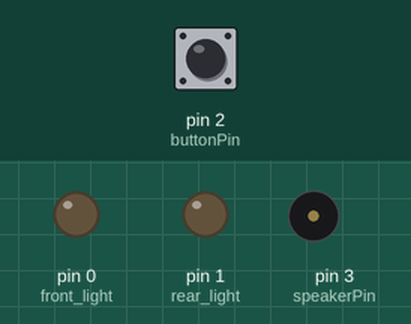
Simulated run of this sketch. Board: Arduino Uno, built with avr-gcc and run on an emulated ATmega328P. On the bench: output pins drawn as LEDs (lit = HIGH), buzzer (waves = sounding). The inputs (shaded band) are chosen by the test bench; at power-on: pin 2 (buttonPin) LOW.

Above: at 1.2 s.
1.3 s: pin 2 (buttonPin) pulled HIGH for 0.15 s
At 2.3 s:
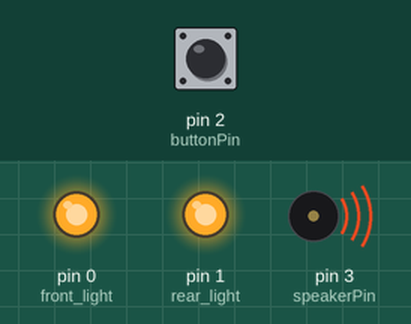
3.3 s: pin 2 (buttonPin) pulled HIGH for 1 s
At 5.3 s:
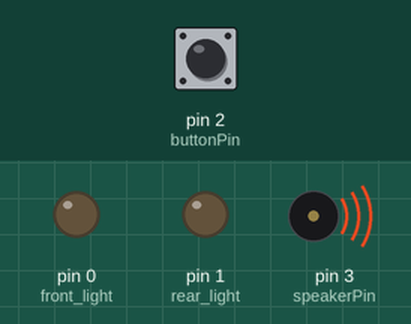
6.3 s: pin 2 (buttonPin) pulled HIGH for 3.2 s
At 6.9 s:
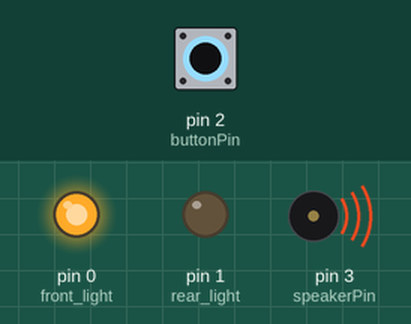
Timing chart, 0 to 11.4 s (numbered marks = the images above; inputs shaded):
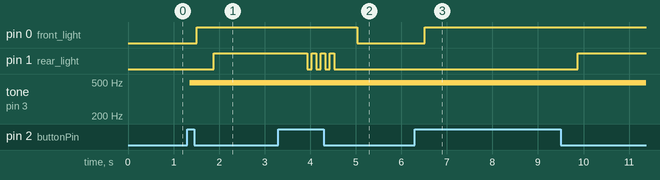

Measured:
- after the input at 1.3 s, pin 0 (front_light): LOW → HIGH after 0.21 s; pin 1 (rear_light): LOW → HIGH after 0.58 s; tone on pin 3 (speakerPin): silent → 490 Hz after 0.05 s
- after the input at 3.3 s, pin 0 (front_light): HIGH → LOW after 1.7 s; pin 1 (rear_light): alternates HIGH for 0.10 s and LOW for 0.10 s, 7 changes in all, then stays LOW, starting after 0.63 s
- after the input at 6.3 s, pin 0 (front_light): LOW → HIGH after 0.21 s; pin 1 (rear_light): LOW → HIGH after 3.6 s

The sketch:

hatLED.ino
```cpp
// constants won't change. They're used here to set pin numbers:

const int front_light = 0;      // the number of the LED pin
const int rear_light = 1;      // the number of the LED pin
const int buttonPin = 2;    // the number of the pushbutton pin
const int speakerPin = 3;    // the number of the speaker pin

int counter = 0;

// Variables will change:
int ledState = HIGH;         // the current state of the output pin
int buttonState;             // the current reading from the input pin
int lastButtonState = LOW;   // the previous reading from the input pin

// the following variables are unsigned longs because the time, measured in
// milliseconds, will quickly become a bigger number than can be stored in an int.
unsigned long lastDebounceTime = 0;  // the last time the output pin was toggled
unsigned long debounceDelay = 50;    // the debounce time; increase if the output flickers

void setup() {
  pinMode(buttonPin, INPUT);
  pinMode(front_light, OUTPUT);

  // set initial LED state
  //  analogWrite(front_light, 255*ledState);

  // get initial button press position
  lastButtonState = digitalRead(buttonPin);
}

void loop() {
  //  analogWrite(speakerPin, 255);
  // read the state of the switch into a local variable:
  int reading = digitalRead(buttonPin);

  // check to see if you just pressed the button
  // (i.e. the input went from LOW to HIGH), and you've waited long enough
  // since the last press to ignore any noise:

  // If the switch changed, due to noise or pressing:
  if (reading != lastButtonState) {
    // reset the debouncing timer
    lastDebounceTime = millis();
  }

  if ((millis() - lastDebounceTime) > debounceDelay) {
    // whatever the reading is at, it's been there for longer than the debounce
    // delay, so take it as the actual current state:

    // if the button state has changed:
    if (reading != buttonState) {
      buttonState = reading;

      //      // only toggle the LED if the new button state is HIGH
      //      if (buttonState == HIGH) {
      ledState = !ledState;
      counter += 1;
      play_tone(counter);
      //      }
    }
  }


  if (counter == 1) {
    front_light_on();
  }

  else if (counter == 2) {
    rear_light_on();
  }

  else if (counter == 3) {
    flash_rear_light();
  }

  else if (counter == 4) {
    both_lights_off();
    counter = 0;
  }

  // save the reading. Next time through the loop, it'll be the lastButtonState:
  lastButtonState = reading;
}

void play_tone(int counter)
{
  if (counter == 4) {
    analogWrite(speakerPin, 180);
    delay(400);
    analogWrite(speakerPin, 0);
  }
  else {

    for (int i = 0; i < counter; i++) {
      analogWrite(speakerPin, 180);
      delay(80);
      analogWrite(speakerPin, 0);
      delay(80);
    }
  }
}

void front_light_on()
{
  analogWrite(front_light, 255);
}

void rear_light_on()
{
  analogWrite(rear_light, 255);
}

void front_light_off()
{
  analogWrite(front_light, 0);
}

void rear_light_off()
{
  analogWrite(rear_light, 0);
}

void both_lights_off()
{
  analogWrite(rear_light, 0);
  analogWrite(front_light, 0);
}

void both_lights_on()
{
  analogWrite(rear_light, 255);
  analogWrite(front_light, 255);
}


void flash_rear_light()
{
  int delay_val = 100;
  analogWrite(rear_light, 255);
  delay(delay_val);
  analogWrite(rear_light, 0);
  delay(delay_val);
}
```
